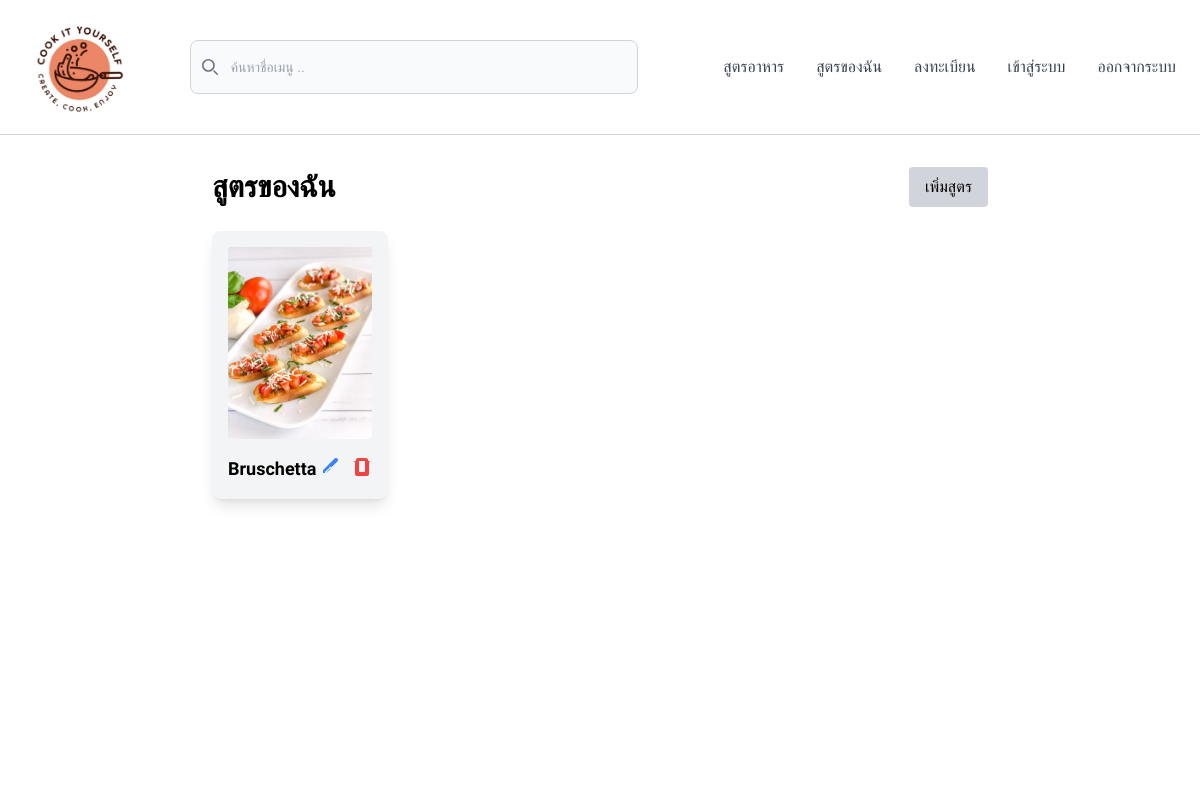
/my-recipes/ (signed in), run on the app's committed database.
### recipes/models.py (models this page shows, shortened)
class Recipe(models.Model):
    user = models.ForeignKey(User, related_name='recipes', on_delete=models.CASCADE)
    title = models.CharField(max_length=200, unique=True)
    category = models.CharField(max_length=50)
    difficulty = models.CharField(max_length=50)
    picture_url = models.ImageField(upload_to='recipes/images/', blank=True, null=True)
    instructions = models.TextField()

### recipes/views.py (the view)
# urls.py: path('my-recipes/', myRecipes, name='myRecipes'),  # URL สำหรับหน้าสูตรของฉัน
@login_required
def myRecipes(request):
    user_recipes = Recipe.objects.filter(user=request.user.id)
    return render(request, 'recipes/my_recipes.html', {'recipes': user_recipes})

### theme/templates/recipes/my_recipes.html (shortened to what this page needs)
{% extends 'recipes/base.html' %}
{% block main %}
<div class="max-w-7xl mx-auto p-8">
    <div class="flex justify-between items-center mb-6">
        <h1 class="text-3xl font-bold">สูตรของฉัน</h1>
        <a href="{% url 'recipe-create' %}" class="bg-gray-300 text-black px-4 py-2 rounded hover:bg-gray-400">เพิ่มสูตร</a>
    </div>
    <div class="grid grid-cols-1 sm:grid-cols-2 md:grid-cols-3 lg:grid-cols-4 gap-6">
        {% for recipe in recipes %}
            <div class="bg-gray-100 rounded-lg shadow-lg p-4 transition-transform duration-300 hover:scale-105">
                <a href="{% url 'recipe-detail' recipe.pk %}" class="block h-48 bg-gray-200 rounded mb-4">
                    {% if recipe.picture_url %}
                        <img src="{{ recipe.picture_url.url }}" alt="{{ recipe.title }}" class="h-full w-full object-cover rounded">
                    {% else %}
                        <div class="h-full w-full bg-gray-300"></div>
                    {% endif %}
                </a>
                <div class="flex justify-between items-center">
                    <p class="text-lg font-semibold">{{ recipe.title }}</p>
                    <div class="flex space-x-3">
                        <a href="{% url 'recipe-update' recipe.pk %}" class="text-blue-500 hover:text-blue-700">
                            <svg xmlns="http://www.w3.org/2000/svg" class="h-5 w-5" viewBox="0 0 20 20" fill="currentColor">
                                <path d="M17.414 2.586a2 2 0 00-2.828 0L8.414 8.757l-.707.707L3 14.172V17h2.828l4.707-4.707.707-.707 6.172-6.172a2 2 0 000-2.828zM9.828 14L6 17H5v-1l3.828-3.828 1.828-1.828 1 1L9.828 14z" />
                            </svg>
                        </a>
                        <form action="{% url 'recipe-delete' recipe.pk %}" method="post">
                            <button type="submit" class="text-red-500 hover:text-red-700">
                                <svg xmlns="http://www.w3.org/2000/svg" class="h-5 w-5" viewBox="0 0 20 20" fill="currentColor">
                                    <path fill-rule="evenodd" d="M6 2a2 2 0 00-2 2v1H2.5a.5.5 0 000 1H3v12a2 2 0 002 2h10a2 2 0 002-2V6h.5a.5.5 0 000-1H16V4a2 2 0 00-2-2H6zm1 3h6v10a1 1 0 01-1 1H8a1 1 0 01-1-1V5z" clip-rule="evenodd" />
                                </svg>
                            </button>
                        </form>
                    </div>
                </div>
            </div>
        {% empty %}
            <p class="text-gray-500">คุณยังไม่มีสูตรอาหารที่สร้างไว้</p>
        {% endfor %}
    </div>
</div>
{% endblock %}

### theme/templates/recipes/base.html (style rules this page uses)
* { font-family: "Kanit", serif; font-optical-sizing: auto; font-style: normal; }

### theme/templates/recipes/header.html (style rules this page uses)
* { font-family: "Kanit", serif; }

### data on the page
Recipe: picture_url (picture), title "Bruschetta"
